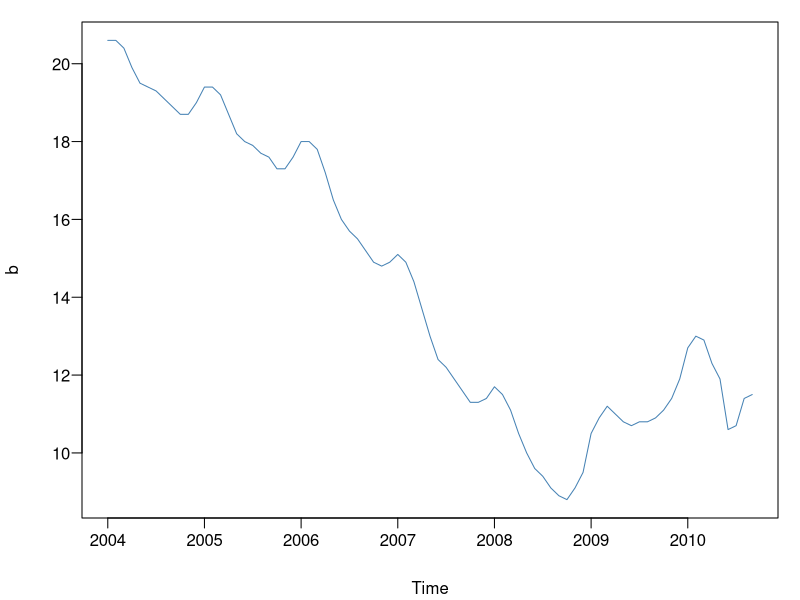
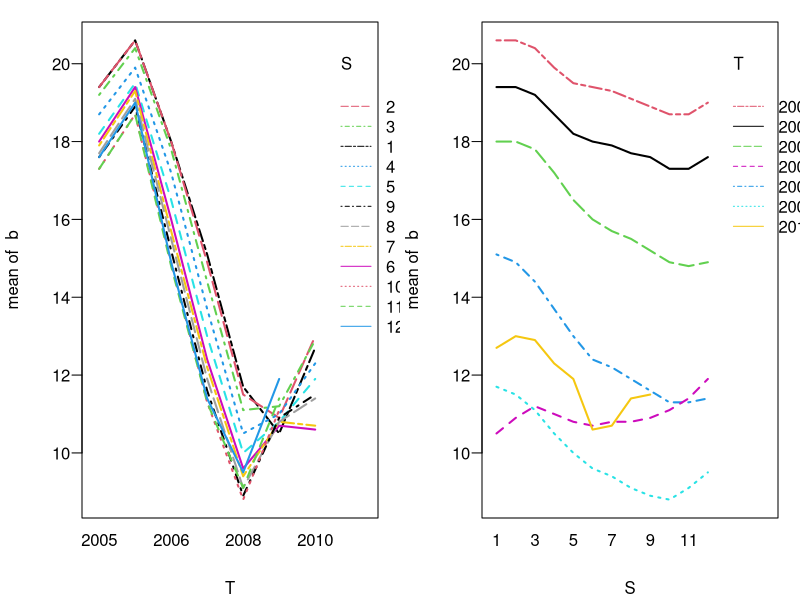
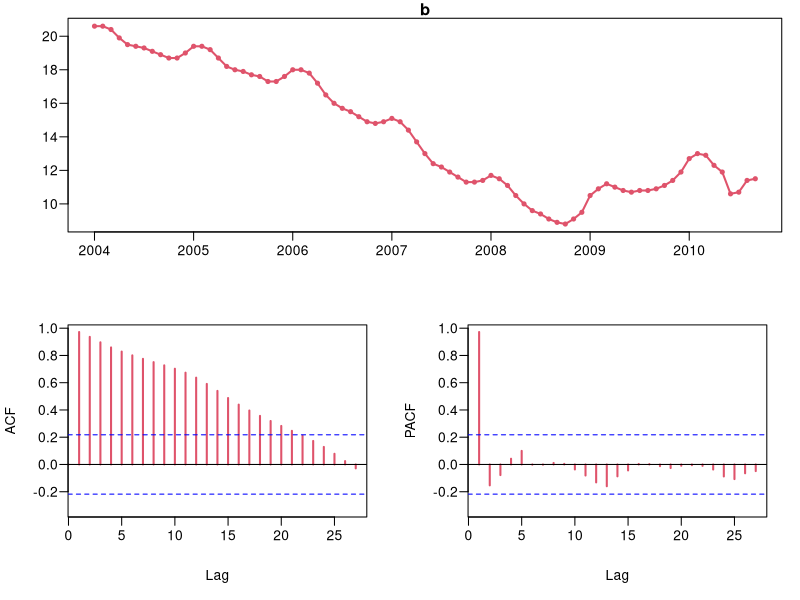
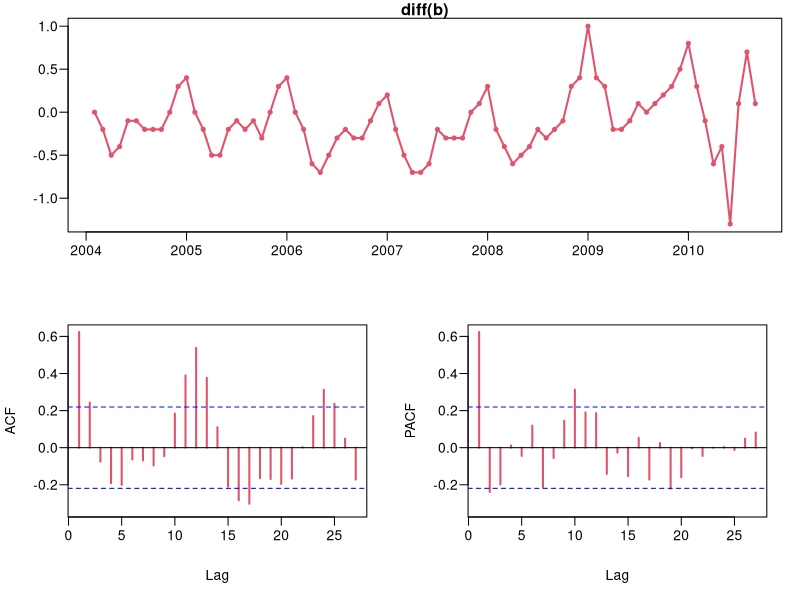
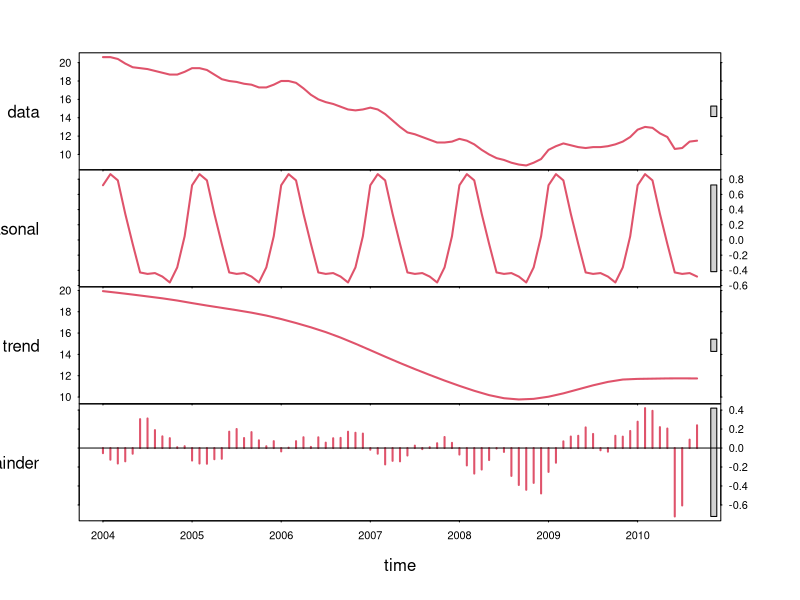

Recreate these plots in R, in order.
## ---- chunk 1
b <- c(20.6, 20.6, 20.4, 19.9, 19.5, 19.4, 19.3, 19.1, 18.9, 18.7, 18.7, 19.0, 19.4, 19.4, 
       19.2, 18.7, 18.2, 18.0, 17.9, 17.7, 17.6, 17.3, 17.3, 17.6, 18.0, 18.0, 17.8, 17.2,
       16.5, 16.0, 15.7, 15.5, 15.2, 14.9, 14.8, 14.9, 15.1, 14.9, 14.4, 13.7, 13.0, 12.4,
       12.2, 11.9, 11.6, 11.3, 11.3, 11.4, 11.7, 11.5, 11.1, 10.5, 10.0, 9.6,  9.40, 9.10,
       8.90, 8.80, 9.10, 9.50, 10.5, 10.9, 11.2, 11.0, 10.8, 10.7, 10.8, 10.8, 10.9, 11.1,
       11.4, 11.9, 12.7, 13.0, 12.9, 12.3, 11.9, 10.6, 10.7, 11.4, 11.5)
b <- ts(b, frequency = 12, start = c(2004, 1))
## ---- chunk 2
par(mar=c(4,4,1,1)+0.1, mgp=c(3,0.6,0),las=1)
plot(b,type="l",col="SteelBlue")
## ---- chunk 3
T <- rep(c(2004,2005,2006,2007,2008,2009,2010),c(12,12,12,12,12,12,9))
T <- factor(T)
S <- rep(1:12,7);S=S[-c(82:84)]
S <- factor(S)
## ---- chunk 4
anova(lm(b~T+S))
## ---- chunk 5
anova(lm(diff(b)~T[-1]+S[-1]))
## ---- chunk 6
anova(lm(diff(b,1,2)~T[-c(1,2)]+S[-c(1,2)]))
## ---- chunk 7
summary(lm(b~T+S))
## ---- chunk 8
T = relevel(T, ref="2005")
## ---- chunk 9
tapply(b,T,mean)
## ---- chunk 10
par(mfcol=c(1,2),mar=c(4,4,1,1)+0.1, mgp=c(3,0.6,0),las=1)
interaction.plot(T,S,b,col=1:12,lwd=2)
interaction.plot(S,T,b,col=1:7,lwd=2)
## ---- chunk 11
forecast::tsdisplay(b,col=2,lwd=2,las=1)
## ---- chunk 12
forecast::tsdisplay(diff(b),col=2,lwd=2,las=1)
## ---- chunk 13
plot(stl(b,s.window="periodic"),col=2,lwd=2)
